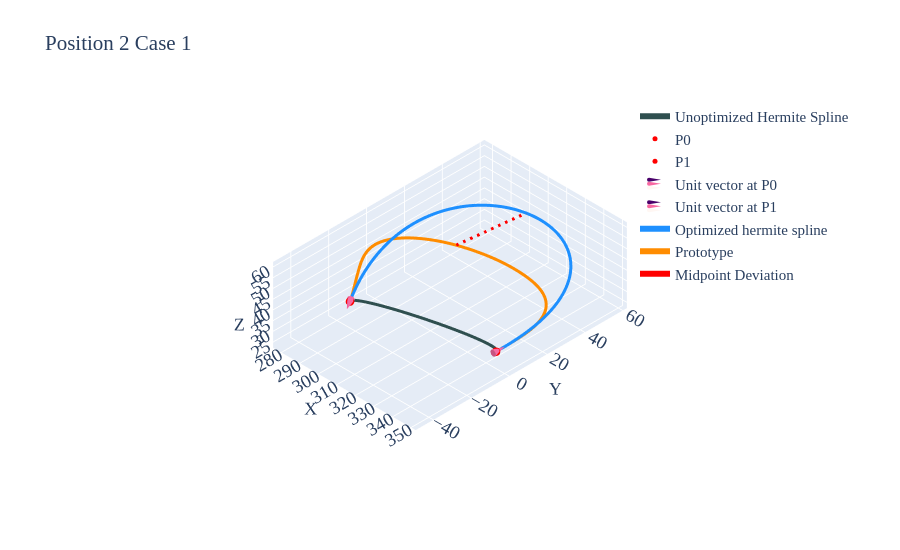

The cell this chart's notebook holds for it:
### Markdown cell above
## Case 01

### Code cell
df=pd.read_csv('../data/2810/p2-case1.csv')
prt=df.iloc[10:,2:].reset_index(drop=True)

p0=df.iloc[5,2:].values.astype(float)    # Point0
p1=df.iloc[6,2:].values.astype(float)    # Point1
u0=df.iloc[8,2:].values.astype(float)    # Unit Vector @ Point0
u1=df.iloc[9,2:].values.astype(float)    # Unit Vector @ Point1
m0=df.iloc[2,1]                          # Magnitude for Vector1
m1=df.iloc[3,1]                          # Magnitude for Vector2
u0_init=u0*m0
u1_init=u1*m1
spl=utils.hermite(p0, p1, u0_init, u1_init,num_points=51)

tgt=utils.length(prt.values)             # Target spline length

obj_fn=lambda x: utils.length(utils.hermite(p0,p1,x*u0,x*u1)) - tgt
sol=optimize.root_scalar(obj_fn, bracket=[0, tgt*3], method='brentq')
solx=sol.root
u0_final=solx*u0
u1_final=solx*u1
spl=utils.hermite(p0,p1,u0_init,u1_init,num_points=100)
spl_tgt=utils.hermite(p0,p1,u0_final,u1_final,num_points=100)

print(f'Length of the Prototype Spline: {utils.length(prt.values):.5f}')
print(f'Given target spline length: {tgt:.5f}')
print(f'Length of the Hermite Spline: {utils.length(spl.astype(float)):.5f}')
print(f'Achieved Length of the Hermite Spline: {utils.length(spl_tgt.astype(float)):.5f}')
print(f'\nComputed Magnitude (X): {solx:.4f}')

a=prt.iloc[50]
b=pd.DataFrame(spl_tgt,columns=prt.columns).iloc[50]
mag.append(np.round(solx,3))
prt_len.append(utils.length(prt.values).round(3))
ach_len.append(utils.length(spl_tgt.astype(float)).round(3))
err_len.append(utils.length(pd.DataFrame([a,b]).values).round(3))
fig=utils.plotter_v2(spl,p0,p1,u0_init,u1_init,spl1=spl_tgt,spl2=prt.values,x_label='Unoptimized Hermite Spline',
                     spl1_label='Optimized hermite spline',spl2_label='Prototype',cne=6,intr='d',height=550,width=900,title='Position 2 Case 1')
fig.add_trace(go.Scatter3d(x=[a[0],b[0]],y=[a[1],b[1]],z=[a[2],b[2]],mode='lines',name='Midpoint Deviation'
                           ,line=dict(color='red',width=6,dash='longdash'),text='Length '+str(utils.length(pd.DataFrame([a,b]).values).round(2)))) 
fig.update_layout(legend=dict(x=0.75,y=1,xanchor="left",yanchor="top"))
fig.update_layout(autosize=True)
pio.write_html(fig,'../ppt/1411-arc-len-herm/p2-case1.html')
fig.show()
